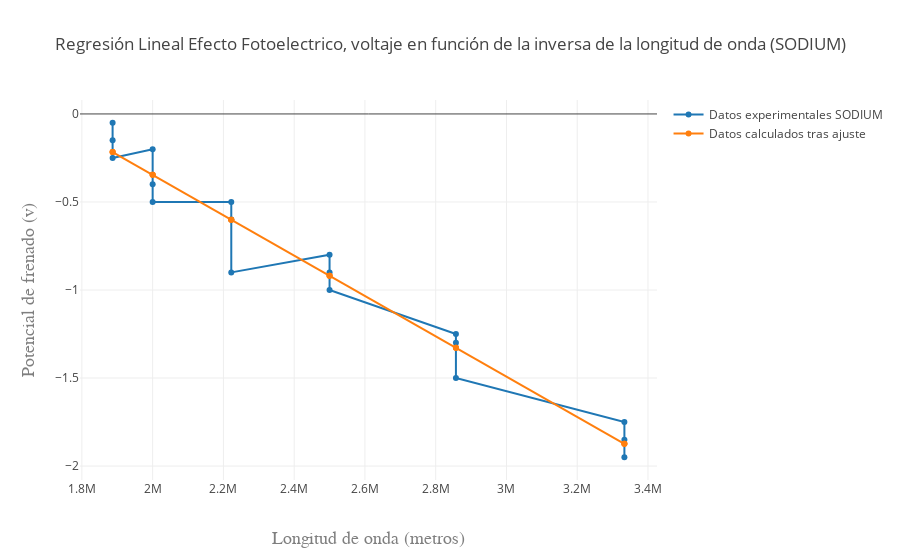

Here is the notebook cell this chart was saved with:
### Code cell
var datos1 = [
  { x: inversa_de_longitudes_de_onda1, 
    y: voltajes_medidos1, name: 'Datos experimentales SODIUM' 
   },
  { x: inversa_de_longitudes_de_onda1, 
    y: voltajes_de_frenado_calculados1, name: 'Datos calculados tras ajuste' 
    }
  
];
var layout1 = {
  title: 'Regresión Lineal Efecto Fotoelectrico, voltaje en función de la inversa de la longitud de onda (SODIUM)',
  xaxis: { title: 'Longitud de onda (metros)',
    titlefont: { family: 'Courier New, monospace', size: 18, color: '#7f7f7f' }
   
        },
  yaxis: {
    title: 'Potencial de frenado (v)',
     titlefont: {family: 'Courier New, monospace', size: 18, color: '#7f7f7f' }
    
  }
};
Plotly(datos1, layout1,);

### Figure 1 — Plotly figure (JSON) as saved in the notebook; plotly's stock layout.template omitted (floating-point values rounded to 4 significant figures)
{"data": [{"x": [3333000.0, 3333000.0, 3333000.0, 2857000.0, 2857000.0, 2857000.0, 2500000, 2500000, 2500000, 2222000.0, 2222000.0, 2222000.0, 2000000.0, 2000000.0, 2000000.0, 1887000.0, 1887000.0, 1887000.0], "y": [-1.95, -1.85, -1.75, -1.5, -1.3, -1.25, -1, -0.9, -0.8, -0.9, -0.6, -0.5, -0.5, -0.4, -0.2, -0.25, -0.15, -0.05], "name": "Datos experimentales SODIUM"}, {"x": [3333000.0, 3333000.0, 3333000.0, 2857000.0, 2857000.0, 2857000.0, 2500000, 2500000, 2500000, 2222000.0, 2222000.0, 2222000.0, 2000000.0, 2000000.0, 2000000.0, 1887000.0, 1887000.0, 1887000.0], "y": [-1.874, -1.874, -1.874, -1.328, -1.328, -1.328, -0.9188, -0.9188, -0.9188, -0.6006, -0.6006, -0.6006, -0.3459, -0.3459, -0.3459, -0.2162, -0.2162, -0.2162], "name": "Datos calculados tras ajuste"}], "layout": {"title": "Regresión Lineal Efecto Fotoelectrico, voltaje en función de la inversa de la longitud de onda (SODIUM)", "xaxis": {"title": "Longitud de onda (metros)", "titlefont": {"family": "Courier New, monospace", "size": 18, "color": "#7f7f7f"}}, "yaxis": {"title": "Potencial de frenado (v)", "titlefont": {"family": "Courier New, monospace", "size": 18, "color": "#7f7f7f"}}}}
